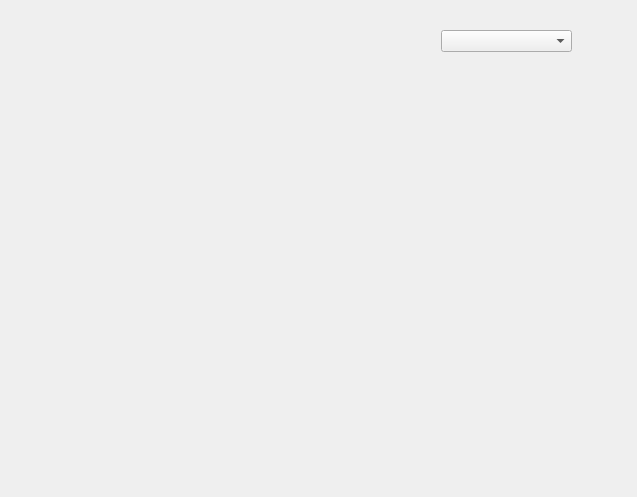
<?xml version="1.0" encoding="UTF-8"?>
<ui version="4.0">
 <class>Selector</class>
 <widget class="QDialog" name="Selector">
  <property name="geometry">
   <rect>
    <x>0</x>
    <y>0</y>
    <width>637</width>
    <height>497</height>
   </rect>
  </property>
  <property name="windowTitle">
   <string>Dialog</string>
  </property>
  <widget class="QComboBox" name="comboBox">
   <property name="geometry">
    <rect>
     <x>441</x>
     <y>30</y>
     <width>131</width>
     <height>22</height>
    </rect>
   </property>
  </widget>
 </widget>
 <resources/>
 <connections/>
</ui>
